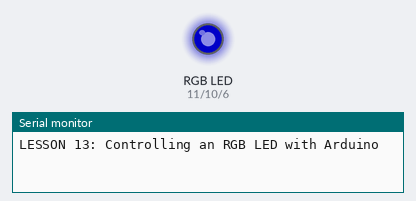
Recording of a sketch running on a simulated Arduino Uno, built with avr-gcc and run on an emulated ATmega328P. Shown: an RGB LED mixed from three pins (HIGH = lit), the last lines printed to the serial monitor. Dim RGB values are drawn brighter than linear.

Above: at 0.05 s.
At 1.75 s:
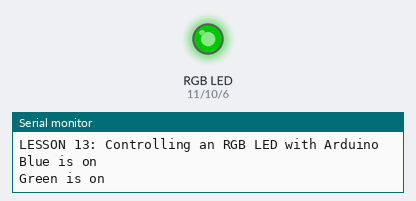
At 2.6 s:
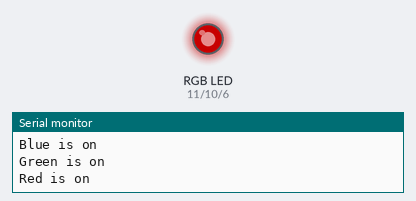
At 3.5 s:
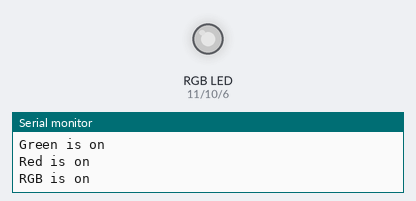
At 5.25 s:
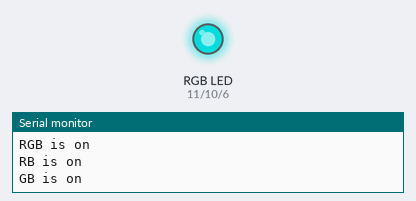
At 7.0 s:
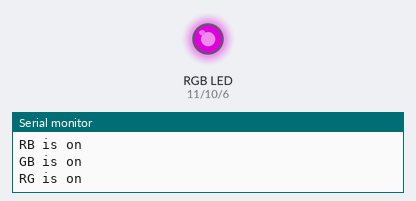
Timing chart, 0 to 9.1 s (numbered marks = the images above):
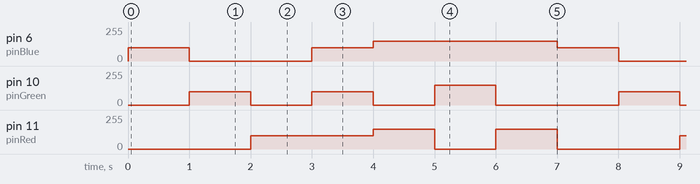

The sketch:

lesson_13.ino
```cpp
//Source:  https://www.youtube.com/watch?v=gqAHOoqo3OI&list=PLGs0VKk2DiYx6CMdOQR_hmJ2NbB4mZQn-&index=13

const String lessonName = "LESSON 13: Controlling an RGB LED with Arduino";
const int baudSpeed = 9600;
const int sleepTime = 1000;
const int shortSleepTime = 500;

const int ledBrightness = 100; //MIN is 0, MAX is 255
const int ledOff = 0; //MIN is 0, MAX is 255
const int ledFullBrightness = 255; //MIN is 0, MAX is 255


//Pins
const int pinBlue = 6;
const int pinGreen = 10;
const int pinRed = 11;

void setup() {
  // put your setup code here, to run once:

  Serial.begin(baudSpeed);
  Serial.println(lessonName);
  setUpPins();
}

void loop() {
  // put your main code here, to run repeatedly:

  testRgb();
}

//Test function - changing RGB colors
void testRgb(){

  //Blue
  turnOnLed("Blue is on", pinBlue, ledBrightness);
  turnOffAllLed();

  //Green
  turnOnLed("Green is on", pinGreen, ledBrightness);
  turnOffAllLed();

  //Red
  turnOnLed("Red is on", pinRed, ledBrightness);
  turnOffAllLed();

  //RGB
  Serial.println("RGB is on");
  turnOnAllLed();
  turnOffAllLed();

  //RB
  Serial.println("RB is on");
  turnOnRB();
  turnOffAllLed();

  //GB
  Serial.println("GB is on");
  turnOnBG();
  turnOffAllLed();

  //RG
  Serial.println("RG is on");
  turnOnRG();
  turnOffAllLed();
}

//Turn on LED
void turnOnLed(String logMessage, int pinNumber, int ledBrightness){

  Serial.println(logMessage);
  analogWrite(pinNumber, ledBrightness);
  delay(sleepTime);
}

//Turn off all LEDs
void turnOffAllLed(){

  analogWrite(pinBlue, ledOff);
  analogWrite(pinGreen, ledOff);
  analogWrite(pinRed, ledOff);
}

//Turn off all LEDs
void turnOnAllLed(){

  analogWrite(pinBlue, ledBrightness);
  analogWrite(pinGreen, ledBrightness);
  analogWrite(pinRed, ledBrightness);
  delay(sleepTime);
}

//Turn on RG
void turnOnRG(){

  analogWrite(pinBlue, 150);
  analogWrite(pinGreen, 0);
  analogWrite(pinRed, 150);
  delay(sleepTime);
}

//Turn on RB
void turnOnRB(){

  analogWrite(pinBlue, 150);
  analogWrite(pinGreen, 0);
  analogWrite(pinRed, 150);
  delay(sleepTime);
}

//Turn on BG
void turnOnBG(){

  analogWrite(pinBlue, 150);
  analogWrite(pinGreen, 150);
  analogWrite(pinRed, 0);
  delay(sleepTime);
}

//Set-up analog pins
void setUpPins(){

  pinMode(pinBlue, OUTPUT);
  pinMode(pinGreen, OUTPUT);
  pinMode(pinRed, OUTPUT);
}
```

Measured:
- by itself, pin 6 (pinBlue): repeats every 7.0 s: 0/255 2.0 s, 100/255 1.0 s, 150/255 3.0 s, 100/255 1.0 s
- by itself, pin 10 (pinGreen): repeats every 7.0 s: 0/255 1.0 s, 100/255 1.0 s, 0/255 1.0 s, 150/255 1.0 s, 0/255 2.0 s, 100/255 1.0 s
- by itself, pin 11 (pinRed): repeats every 7.0 s: 150/255 1.0 s, 0/255 1.0 s, 150/255 1.0 s, 0/255 2.0 s, 100/255 2.0 s
